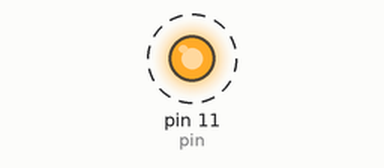
This program was run on a simulated Raspberry Pi (header pin numbers). Parts: output pins drawn as LEDs (lit = HIGH). Dashed ring = blinking. At 40.0 s the program stops and its outputs stay as they are.

Above: at 0.5 s.
Timing chart, 0 to 4.6 s (numbered marks = the images above):
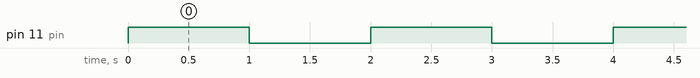

Measured:
- by itself, pin 11 (pin): alternates HIGH for 1.0 s and LOW for 1.0 s, 40 changes in all, then stays LOW

The program:

blinky.py
```python
import RPi.GPIO as GPIO         ## Import GPIO Library
import time                     ## Import 'time' Library

pin = 11                        ## We're working with pin 7
GPIO.setmode(GPIO.BOARD)        ## Use BOARD pin number
GPIO.setup(pin, GPIO.OUT)       ## Setup GPIO pin 7

for i in range (0, 20):         ## Loop 0 - 20
    GPIO.output(pin, GPIO.HIGH) ## Turn signal to pin 7 to HIGH
    time.sleep(1)               ## Sleep for 1 second
    GPIO.output(pin, GPIO.LOW)  ## Turn signal to pin 7 to LOW
    time.sleep(1)               ## Sleep for 1 second

GPIO.cleanup()                  ## Cleanup GPIO settings
```
